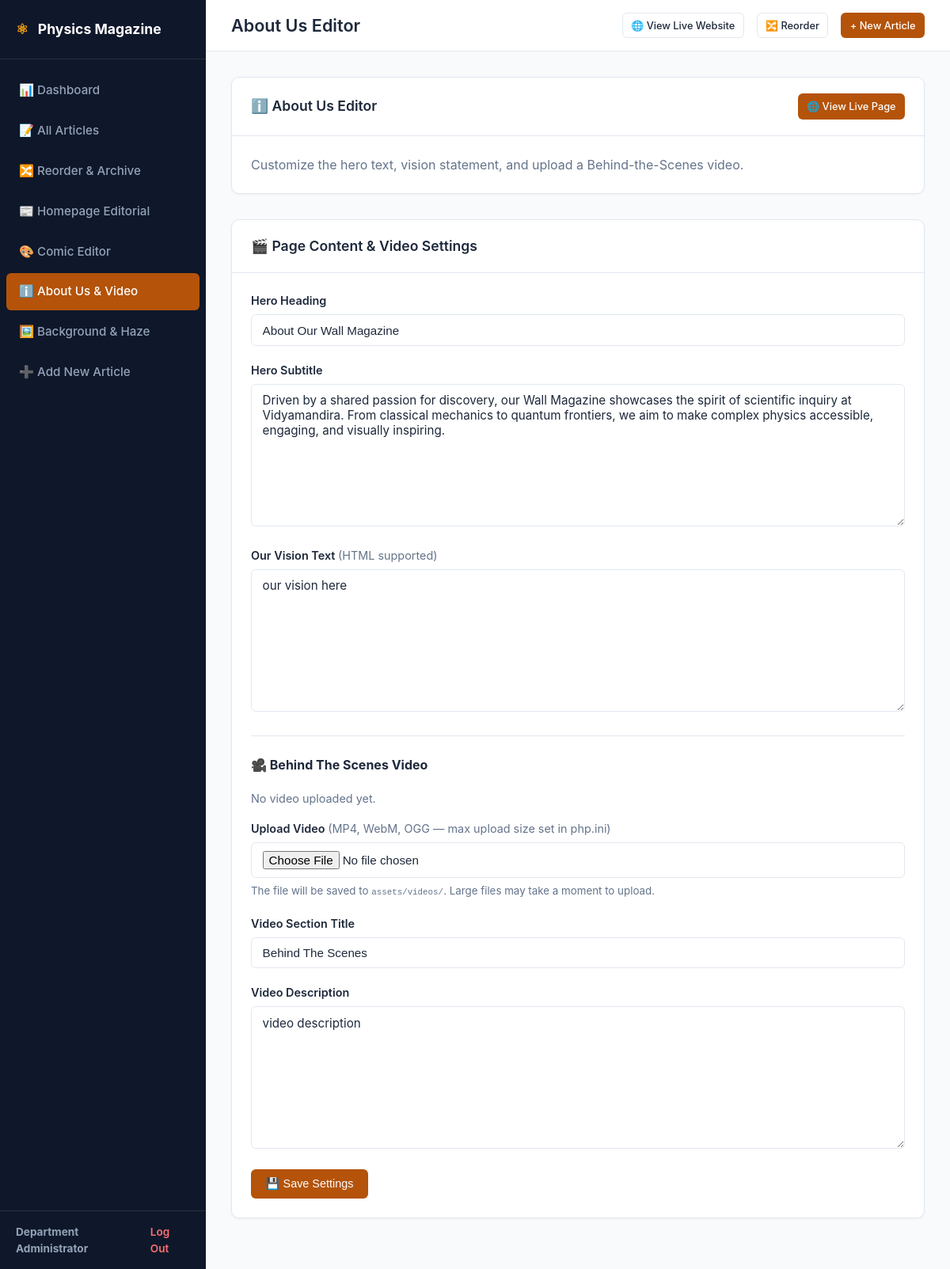
Page /admin/about.php (signed in) on the committed database.
### tables this page shows
CREATE TABLE `settings` (
  `setting_key` varchar(100) NOT NULL,
  `setting_value` text NOT NULL
);

### includes/functions.php (called while the page is built, shortened)
<?php
function e($string)
{
    return htmlspecialchars($string ?? '', ENT_QUOTES, 'UTF-8');
}
function get_setting($key, $default = '')
{
    try {
        $pdo = get_db_connection();
        $stmt = $pdo->prepare("SELECT setting_value FROM settings WHERE setting_key = ?");
        $stmt->execute([$key]);
        $row = $stmt->fetch();
        return $row ? $row['setting_value'] : $default;
    } catch (Exception $e) {
        return $default;
    }
}

### admin/about.php (the view, shortened to what this page needs)
<?php
require_once __DIR__ . '/../includes/functions.php';
$heroTitle    = get_setting('about_hero_title', 'About Our Wall Magazine');
$heroSubtitle = get_setting('about_hero_subtitle', 'The Department of Physics Wall Magazine at Ramakrishna Mission Vidyamandira is a creative and intellectual platform for undergraduate and postgraduate students.');
$visionText   = get_setting('about_vision_text', '');
$btsTitle     = get_setting('about_bts_title', 'Behind The Scenes: Making of the Magazine');
$btsDesc      = get_setting('about_bts_desc', '');
$btsVideoPath = get_setting('about_bts_video_path', '');
require_once __DIR__ . '/includes/admin_header.php';
?>
<div class="card" style="margin-bottom: 2rem;">
  <div class="card-header">
    <h2>ℹ️ About Us Editor</h2>
    <a href="../about.php" target="_blank" class="btn btn-primary btn-sm">🌐 View Live Page</a>
  </div>
  <div class="card-body">
    <p style="color: #64748b; margin-bottom: 0;">
      Customize the hero text, vision statement, and upload a Behind-the-Scenes video.
    </p>
  </div>
</div>
<div class="card">
  <div class="card-header">
    <h2>🎬 Page Content &amp; Video Settings</h2>
  </div>
  <div class="card-body">
    <form method="POST" action="about.php" enctype="multipart/form-data">
      <div class="form-group">
        <label for="about_hero_title">Hero Heading</label>
        <input type="text" id="about_hero_title" name="about_hero_title" class="form-control"
          value="<?= e($heroTitle) ?>" required>
      </div>
      <div class="form-group">
        <label for="about_hero_subtitle">Hero Subtitle</label>
        <textarea id="about_hero_subtitle" name="about_hero_subtitle" class="form-control" rows="2"><?= e($heroSubtitle) ?></textarea>
      </div>
      <div class="form-group">
        <label for="about_vision_text">Our Vision Text <span style="color: #64748b; font-weight: normal;">(HTML supported)</span></label>
        <textarea id="about_vision_text" name="about_vision_text" class="form-control" rows="5"><?= e($visionText) ?></textarea>
      </div>
      <hr style="margin: 1.5rem 0; border: 0; border-top: 1px solid #e2e8f0;">
      <h3 style="font-size: 1rem; margin-bottom: 1.25rem; color: #1e293b;">🎥 Behind The Scenes Video</h3>
      <?php if (!empty($btsVideoPath) && file_exists(__DIR__ . '/../' . $btsVideoPath)): ?>
        <div style="margin-bottom: 1.5rem;">
          <label style="font-size: 0.85rem; color: #64748b; display: block; margin-bottom: 0.5rem;">
            Current Video:
            <code style="background: #f1f5f9; padding: 2px 6px; border-radius: 4px; font-size: 0.8rem;"><?= e(basename($btsVideoPath)) ?></code>
          </label>
          <video controls preload="metadata"
            style="max-width: 560px; width: 100%; border-radius: 8px; background: #000; display: block;">
            <source src="../<?= e($btsVideoPath) ?>" type="video/mp4">
            Your browser does not support the video tag.
          </video>
          <div style="margin-top: 0.75rem;">
            <button type="submit" name="remove_video" value="1"
              class="btn btn-sm"
              style="background: #fee2e2; color: #dc2626; border: 1px solid #fca5a5; border-radius: 6px; padding: 0.3rem 0.9rem; cursor: pointer;"
              onclick="return confirm('Remove the current video?')">
              🗑 Remove Video
            </button>
          </div>
        </div>
      <?php else: ?>
        <p style="color: #64748b; font-size: 0.9rem; margin-bottom: 1rem;">No video uploaded yet.</p>
      <?php endif; ?>
      <div class="form-group">
        <label for="bts_video_file">
          <?= !empty($btsVideoPath) ? 'Replace Video' : 'Upload Video' ?>
          <span style="color: #64748b; font-weight: normal;">(MP4, WebM, OGG — max upload size set in php.ini)</span>
        </label>
        <input type="file" id="bts_video_file" name="bts_video_file" class="form-control"
          accept="video/mp4,video/webm,video/ogg,video/quicktime">
        <small style="color: #64748b; display: block; margin-top: 0.4rem;">
          The file will be saved to <code>assets/videos/</code>. Large files may take a moment to upload.
        </small>
      </div>
      <div class="form-group">
        <label for="about_bts_title">Video Section Title</label>
        <input type="text" id="about_bts_title" name="about_bts_title" class="form-control"
          value="<?= e($btsTitle) ?>">
      </div>
      <div class="form-group">
        <label for="about_bts_desc">Video Description</label>
        <textarea id="about_bts_desc" name="about_bts_desc" class="form-control" rows="2"><?= e($btsDesc) ?></textarea>
      </div>
      <button type="submit" id="btn-save" class="btn btn-primary">
        💾 Save Settings
      </button>
    </form>
  </div>
</div>
<?php require_once __DIR__ . '/includes/admin_footer.php'; ?>

### admin/assets/css/admin.css (style rules this page uses)
:root { --primary: #1e293b; --primary-hover: #0f172a; --accent: #b45309; --accent-hover: #92400e; --bg: #f8fafc; --sidebar-bg: #0f172a; --sidebar-text: #94a3b8; --sidebar-hover: #1e293b; --sidebar-active: #b45309; --card-bg: #ffffff; --text-main: #1e293b; --text-muted: #64748b; --border: #e2e8f0; --success: #16a34a; --danger: #dc2626; --warning: #d97706; }
* { box-sizing: border-box; margin: 0; padding: 0; }
body { font-family: -apple-system, BlinkMacSystemFont, 'Segoe UI', Roboto, Helvetica, Arial, sans-serif; background-color: var(--bg); color: var(--text-main); line-height: 1.5; display: flex; min-height: 100vh; }
.card { background: white; border-radius: 10px; border: 1px solid var(--border); box-shadow: 0 1px 3px rgba(0,0,0,0.05); margin-bottom: 2rem; overflow: hidden; }
.card-header { padding: 1.25rem 1.5rem; border-bottom: 1px solid var(--border); display: flex; justify-content: space-between; align-items: center; }
.card-header h2 { font-size: 1.1rem; font-weight: 600; color: var(--primary); }
.card-body { padding: 1.5rem; }
.btn { display: inline-flex; align-items: center; gap: 0.4rem; padding: 0.55rem 1.1rem; border-radius: 6px; font-size: 0.9rem; font-weight: 500; text-decoration: none; border: 1px solid transparent; cursor: pointer; transition: all 0.2s; }
.btn-primary { background-color: var(--accent); color: white; }
.btn-sm { padding: 0.35rem 0.65rem; font-size: 0.8rem; }
.form-group { margin-bottom: 1.25rem; }
.form-group label { display: block; font-size: 0.9rem; font-weight: 600; color: var(--text-main); margin-bottom: 0.4rem; }
.form-control { width: 100%; padding: 0.65rem 0.85rem; border: 1px solid var(--border); border-radius: 6px; font-size: 0.95rem; color: var(--text-main); outline: none; transition: border-color 0.2s; }
textarea.form-control { min-height: 180px; font-family: inherit; }

### rows in the picture
settings: about_hero_title "About Our Wall Magazine"
settings: about_hero_subtitle "Driven by a shared passion for discovery, our Wall Magazine showcases the spirit of scientific inquiry at Vidyamandira. From classical mechanics to quantum frontiers, we aim to make complex physics accessible, engaging, and visually inspiring."
settings: about_vision_text "our vision here"
settings: about_bts_title "Behind The Scenes"
settings: about_bts_desc "video description"

### other values in the picture
$adminName "Department Administrator"
$adminPageTitle "About Us Editor"
